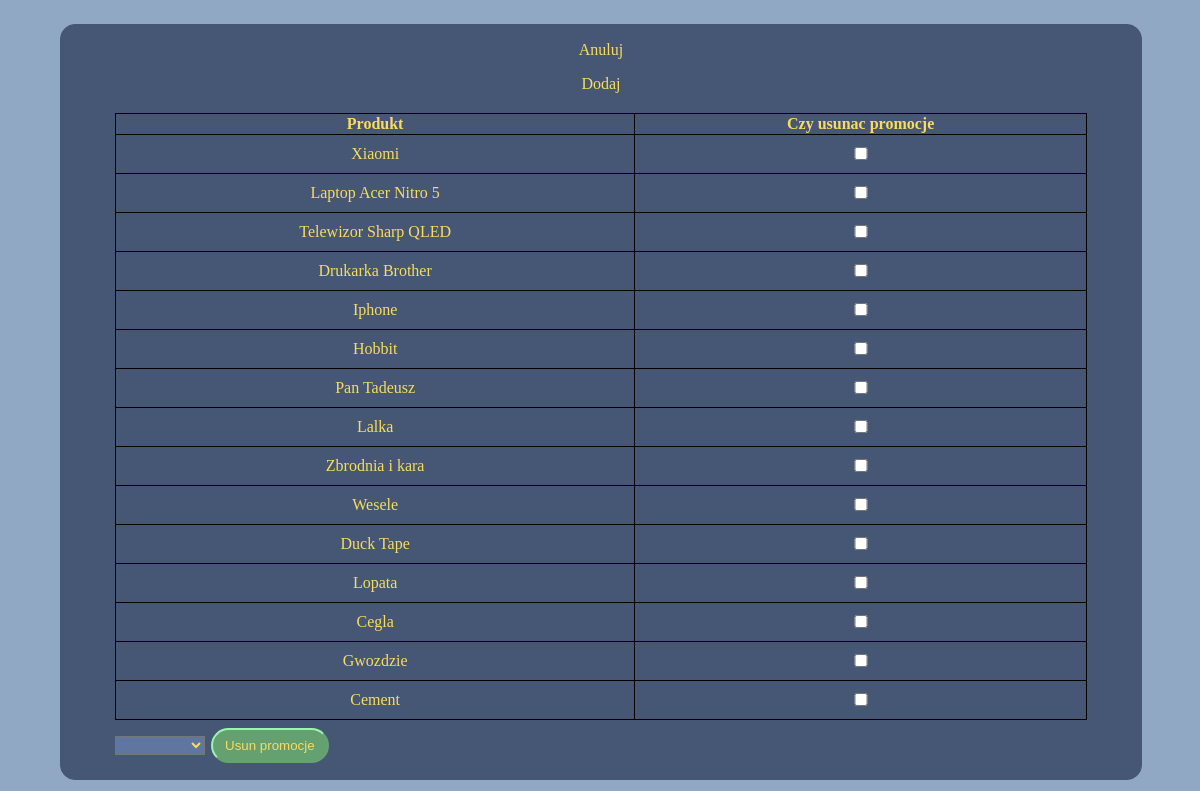
The page /admin/usuwanie-promocji/promocja-produkt-usun.php on the database its author committed.
### tables this page shows
CREATE TABLE `produkt` (
  `produkt_id` int(10) UNSIGNED NOT NULL,
  `nazwa` varchar(60) NOT NULL,
  `kategoria_id` int(10) UNSIGNED NOT NULL,
  `cena` decimal(10,0) UNSIGNED NOT NULL,
  `fotografia` varchar(70) NOT NULL,
  `producent_id` int(10) UNSIGNED NOT NULL,
  `opis` varchar(150) NOT NULL,
  `ilosc` tinyint(3) UNSIGNED NOT NULL
);

### admin/usuwanie-promocji/promocja-produkt-usun.php (the view, shortened to what this page needs)
<!DOCTYPE html>
<html lang="en">
<head>
    <link rel="stylesheet" href="../../style/style-globalne.css">
    <link rel="stylesheet" href="../../style/style-tabelka-panelu.css">
</head>
<body>
    <section class="tabelka-panelu">
        <a href="../sposob-dodania-promocji.php">Anuluj</a>
        <a href="">Dodaj</a>
        <?php
        include("../../config/config.php");
        $query = "SELECT * FROM `produkt`";
        $result = $connection->query($query);
        echo "<form method=\"post\">";
        echo "<table>";
        echo "<tr> <th>Produkt</th> <th>Czy usunac promocje</th> <tr>";
        while ($row = $result->fetch_assoc()) {
            $nazwa = htmlspecialchars($row['nazwa']);
            echo "<tr> <td style=\"padding:10px;\">{$nazwa}</td> <td><input type=\"checkbox\" name=\"ids[]\" value=\"{$row['produkt_id']}\"></td> </tr>";
        }
        echo "</table>";
        echo "<select style=\"margin-left:4.5vw;\" name=\"promocja\">";
        echo "</select>";
        echo "<button style=\"margin-left:0.5vw;\" type=\"submit\" name=\"submit\">Usun promocje</button>";
        echo "</form>";
        ?>
    </section>
</body>
</html>

### style/style-globalne.css (style rules this page uses)
body { margin: 0px; background-color: #90A8C3; }
button { background-color: #65a070; border-color: #99F7AB; padding: 8px 12px; cursor: pointer; border-radius: 20px; color: white; }
table { border: 1px solid black; padding: 1vw; width:90%; text-align: center; border-collapse: collapse; border-radius: 15px; margin-left:5%; margin-top:2.5vh; }
td, th { border: 1px solid black; }
input , textarea, select { background-color: #5f77a0; }
* { color: #F9DC5C; }
a { text-decoration: none; }

### style/style-tabelka-panelu.css (style rules this page uses)
.tabelka-panelu { background-color: #465775; width:90vw; height: auto; position: relative; top:3vh; left:5vw; border-radius: 15px; border:1px solid #465775; padding-bottom: 1vh; }
.tabelka-panelu a { margin-top: 2vh; display: flex; justify-content: center; }
button { height: auto; margin-top: 1vh; margin-bottom: 1vh; color: #F9DC5C; }
input, textarea, select { width: 7.5vw; }

### rows shown on the page
produkt: nazwa "Xiaomi"
produkt: nazwa "Laptop Acer Nitro 5"
produkt: nazwa "Telewizor Sharp QLED"
produkt: nazwa "Drukarka Brother"
produkt: nazwa "Iphone"
produkt: nazwa "Hobbit"
produkt: nazwa "Pan Tadeusz"
produkt: nazwa "Lalka"
produkt: nazwa "Zbrodnia i kara"
produkt: nazwa "Wesele"
produkt: nazwa "Duck Tape"
produkt: nazwa "Lopata"
produkt: nazwa "Cegla"
produkt: nazwa "Gwozdzie"
produkt: nazwa "Cement"
